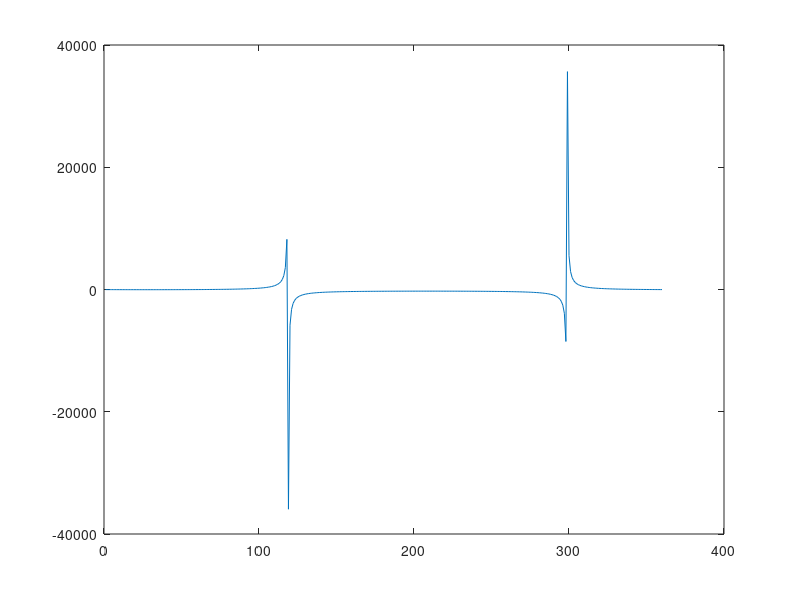

Recreate this plot in MATLAB. (Note: this script raises an error after producing the figure.)
clear; clc;
% Create a MATLAB script that solves for  in degrees when F = 150N. Your
% script should create a plot of a function that is dependent on . Use the
% bisect function in your script file. It is included in Matlab Grader and
% can be called using [root, fx, ea, iter] = bisect(func, xl, xu, es,
% maxit); 
% Where the function inputs and outputs are the same as in the
% false position algorithm. 


% Define problem constants
g = 9.81;
mu = 0.55; %mu
F = 150;
m = 25; % mass

format long

theta = [1:360];
% Define the function to be solved for. Angle in degrees.
func = @(theta) (mu*m*g)./(cosd(theta)+mu.*sind(theta))-150;


% THINK, what makes range sense for angle?
%A Range of 0-360 makes sense for the angles.

% Plot your function. Does plotting give you an idea about where the root is?
plot(theta, func(theta));


% Finaly solve for the root using the bisection script given to you, which can be called as:
%[root, fx, ea, iter] = bisect(func, lower_bound, upper_bound);
xl =  100;
xu = 150;
es = .01; % (percent) %stopping crieria
maxit = 25;
[root, fx, ea, iter] = bisect(func, xl, xu, es, maxit);
%bracketingMethodApp2_24

angle = root;
fx = func

% These variables will be checked for your final answer:
%angle =  % the angle in degree that solves this problem
%fx =     % the function value at your solved angle
%ea =     % the bisection error estimate
%iter =   % the number of bisection iterations


%Finally, your script should include a of
%fprintf statement(s)print out
% the the value selected as the root
fprintf('\nThe value of, after bisection method, theta is %f\n', root);
% how many iterations the method took
fprintf('\nThis took this many iterations: %f\n', iter);
% what the approximate error is
fprintf('\nThe approximate error is: %f\n', ea)
% what f is evaluated at the root. 
fprintf('\nThe value is: %f\n', func(root))
% Use the default values of the function when you can.

